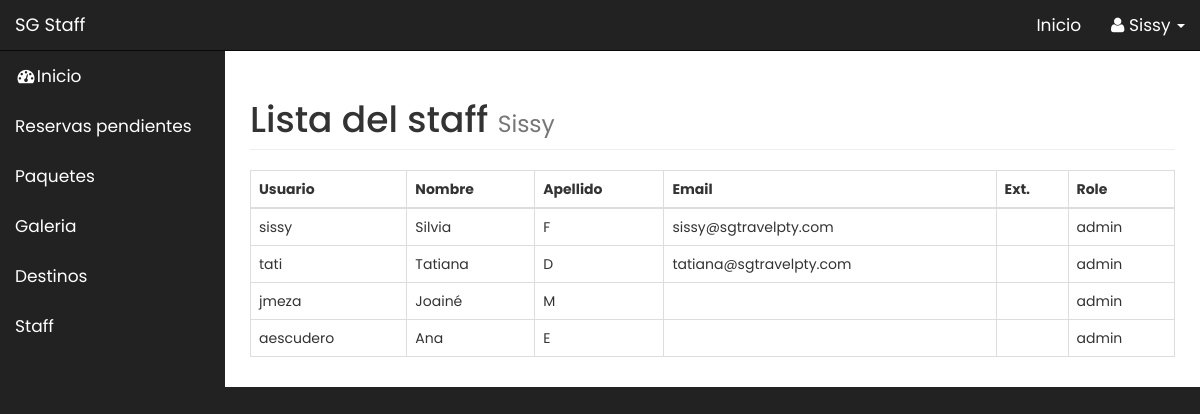
Screenshot of /sg.staff/admin/users.php (signed in) with the database file from the repository.
### tables this page shows
CREATE TABLE `users` (
  `user_id` int(3) NOT NULL AUTO_INCREMENT,
  `username` varchar(255) NOT NULL,
  `user_password` varchar(255) NOT NULL,
  `user_firstname` varchar(255) NOT NULL,
  `user_lastname` varchar(255) NOT NULL,
  `user_email` varchar(255) NOT NULL,
  `user_phoneno` varchar(255) NOT NULL,
  `user_role` varchar(255) NOT NULL,
  PRIMARY KEY (`user_id`)
);

### sg.staff/admin/users.php (the view, shortened to what this page needs)
<?php include"includes/admin_header.php"; ?>
    <div id="wrapper">
        <?php include"includes/admin_navigation.php"; ?>
        <div id="page-wrapper">
            <div class="container-fluid">
                <div class="row">
                    <div class="col-lg-12">
                        <h1 class="page-header">
                            Lista del staff
                            <small><?php echo ucfirst($_SESSION['s_username']);   ?></small>
                        </h1>
                        <?php
                        if (isset($_GET['source'])) {
                            $source = $_GET['source'];
                        }
                        else {
                            $source = "";
                        }
                        switch ($source) {
                            default: ?>
                                <table class="table table-bordered table-hover">
                                <thead>
                                    <tr>
                                        <th>Usuario</th>
                                        <th>Nombre</th>
                                        <th>Apellido</th>
                                        <th>Email</th>
                                        <th>Ext.</th>
                                        <th>Role</th>
                                    </tr>
                                </thead>
                                <tbody>
                                    <?php
                                        $query = "SELECT *  FROM  users";
                                        $select_users = mysqli_query($connection,$query);
                                        while($row = mysqli_fetch_assoc($select_users)) {
                                            $username = $row['username'];
                                            $user_firstname = $row['user_firstname'];
                                            $user_lastname = $row['user_lastname'];
                                            $user_email = $row['user_email'];
                                            $user_phoneno = $row['user_phoneno'];
                                            $user_role = $row['user_role'];
                                     ?>
                                    <tr>
                                        <td><?php echo $username ?></td>
                                        <td><?php echo $user_firstname ?></td>
                                        <td><?php echo $user_lastname ?></td>
                                        <td><?php echo $user_email ?></td>
                                        <td><?php echo $user_phoneno ?></td>
                                        <td><?php echo $user_role ?></td>
                                    </tr>
                                    <?php } ?>
                                </tbody>
                                </table><?php
                                break;
                        }
                        ?>
                    </div>
                </div>
            </div>
        </div>
<?php include"includes/admin_footer.php"; ?>

### sg.staff/admin/css/sb-admin.css (style rules this page uses)
* { font-family: 'Poppins'; }
body { margin-top: 100px; background-color: #222; }
@media (min-width:768px) { body { margin-top: 50px; } }
#wrapper { padding-left: 0; }
#page-wrapper { width: 100%; padding: 0; background-color: #fff; }
@media (min-width:768px) { #wrapper { padding-left: 225px; } }
@media (min-width:768px) { #page-wrapper { padding: 10px; } }

### rows the page displays
users: username "sissy", user_firstname "Silvia", user_lastname "F", user_email "sissy@sgtravelpty.com", user_role "admin"
users: username "tati", user_firstname "Tatiana", user_lastname "D", user_email "tatiana@sgtravelpty.com", user_role "admin"
users: username "jmeza", user_firstname "Joainé", user_lastname "M", user_role "admin"
users: username "aescudero", user_firstname "Ana", user_lastname "E", user_role "admin"

### other values shown
$_SESSION['s_username'] "Sissy"
